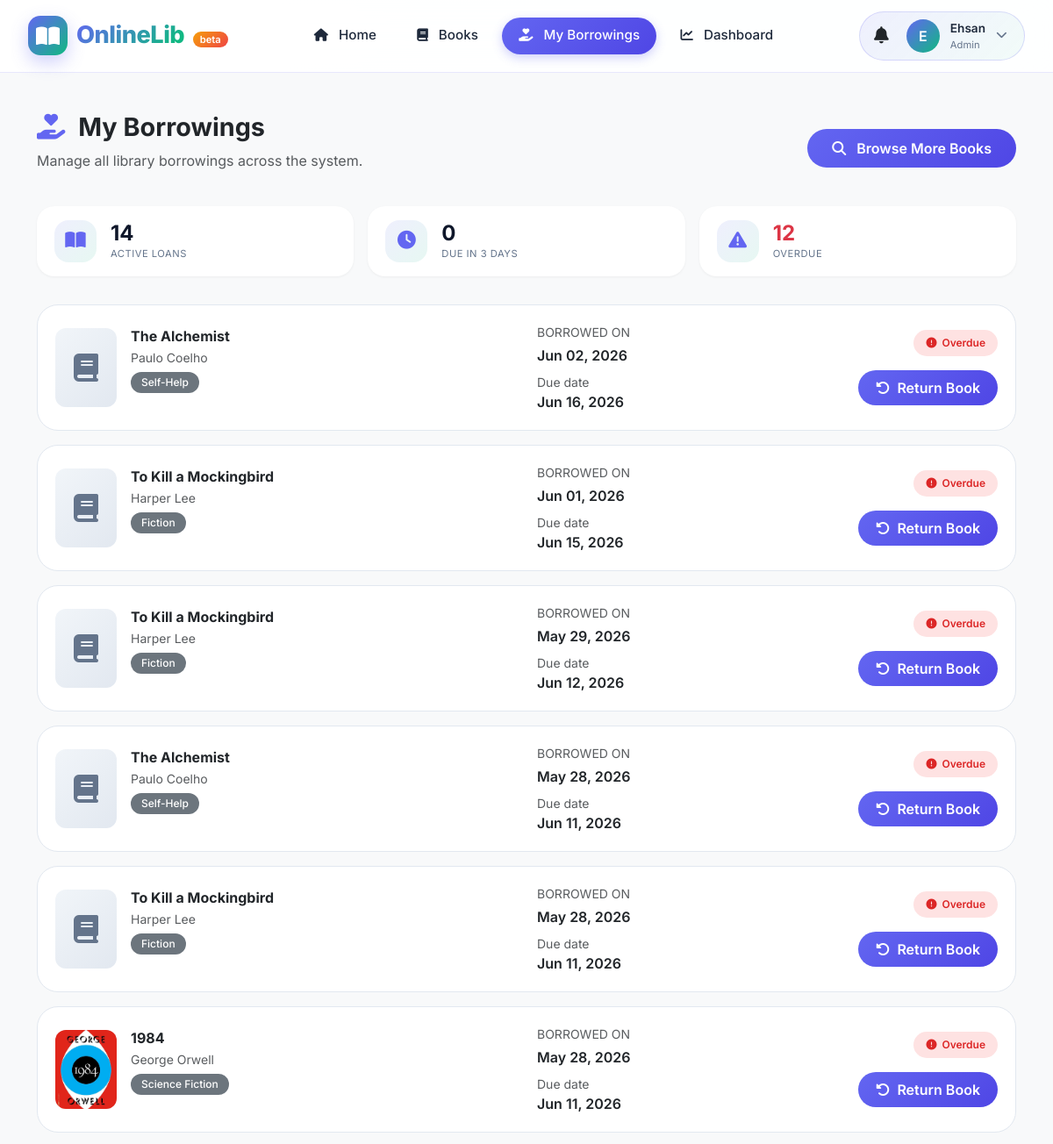
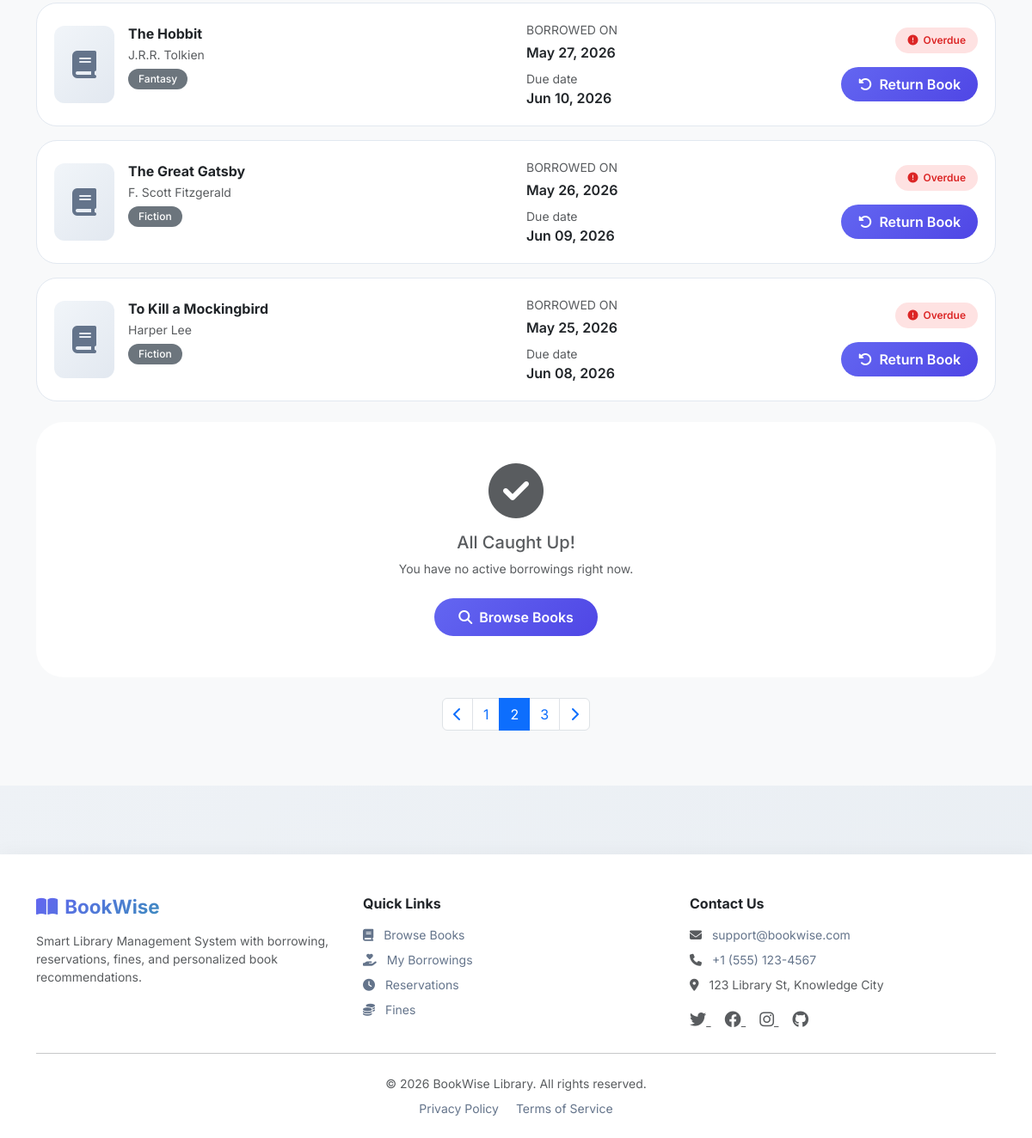
The app's page /borrowing/?page=2 (signed in) with its own data (2 pictures, top to bottom).
### accounts/models.py (models this page shows, shortened)
class CustomUser(AbstractUser):
    class Role(models.TextChoices):
        ADMIN = "ADMIN", _("Admin")
        MEMBER = "MEMBER", _("Member")
    email = models.EmailField(_("email address"), unique=True)
    role = models.CharField(
        _("role"),
        max_length=10,
        choices=Role.choices,
        default=Role.MEMBER,
    )
    objects = CustomUserManager()
    USERNAME_FIELD = "username"
    REQUIRED_FIELDS = ["email"]
    class Meta:
        verbose_name = _("user")
        verbose_name_plural = _("users")

### borrowing/models.py (models this page shows, shortened)
class Borrow(models.Model):
    class StatusChoices(models.TextChoices):
        BORROWED = "BORROWED", "Borrowed"
        RETURNED = "RETURNED", "Returned"
    user = models.ForeignKey(
        settings.AUTH_USER_MODEL,
        on_delete=models.CASCADE,
        related_name="borrowings",
    )
    book = models.ForeignKey(
        Book,
        on_delete=models.CASCADE,
        related_name="borrowings",
    )
    borrow_date = models.DateTimeField(default=timezone.now)
    due_date = models.DateTimeField()
    return_date = models.DateTimeField(null=True, blank=True)
    status = models.CharField(
        max_length=10,
        choices=StatusChoices.choices,
        default=StatusChoices.BORROWED,
    )
    class Meta:
        ordering = ["-borrow_date"]

### books/models.py (models this page shows, shortened)
class Book(models.Model):
    title = models.CharField(max_length=255)
    author = models.CharField(max_length=255)
    genre = models.CharField(max_length=100)
    description = models.TextField(blank=True)
    publish_year = models.PositiveIntegerField()
    isbn = models.CharField(max_length=20, unique=True)
    total_copies = models.PositiveIntegerField(default=1)
    available_copies = models.PositiveIntegerField(default=1)
    cover_image = models.ImageField(upload_to="book_covers/", blank=True)
    def __init__(self, *args, **kwargs):
        available_copies_was_provided = "available_copies" in kwargs
        super().__init__(*args, **kwargs)
        self._available_copies_was_provided = available_copies_was_provided
    def __setattr__(self, name, value):
        if name == "available_copies" and "_available_copies_was_provided" in self.__dict__:
            self.__dict__["_available_copies_was_provided"] = True
        super().__setattr__(name, value)
    class Meta:
        ordering = ["title"]
        verbose_name = "book"
        verbose_name_plural = "books"

### borrowing/views.py (the view)
# urls.py: path("", BorrowListView.as_view(), name="borrow_list"),
class BorrowListView(LoginRequiredMixin, ListView):
    model = Borrow
    template_name = "borrowing/borrow_list.html"
    context_object_name = "borrowings"
    paginate_by = 10
    def get_queryset(self):
        user = self.request.user
        qs = Borrow.objects.select_related("book", "user")
        if user.is_superuser or getattr(user, "role", None) == "ADMIN" or user.has_perm("borrowing.manage_borrowings"):
            return qs.all().order_by('-borrow_date')
        return qs.filter(user=user).order_by('-borrow_date')
    def get_context_data(self, **kwargs):
        context = super().get_context_data(**kwargs)
        user = self.request.user
        if user.is_superuser or getattr(user, "role", None) == "ADMIN" or user.has_perm("borrowing.manage_borrowings"):
            all_borrowings = Borrow.objects.all()
        else:
            all_borrowings = Borrow.objects.filter(user=user)
        now = timezone.now()
        context['total_active'] = all_borrowings.filter(
            status=Borrow.StatusChoices.BORROWED
        ).count()
        three_days_later = now + timezone.timedelta(days=3)
        context['due_soon_count'] = all_borrowings.filter(
            status=Borrow.StatusChoices.BORROWED,
            due_date__gte=now,
            due_date__lte=three_days_later
        ).count()
        context['overdue_count'] = all_borrowings.filter(
            status=Borrow.StatusChoices.BORROWED,
            due_date__lt=now
        ).count()
        context['now'] = now
        context['is_admin'] = user.is_superuser or getattr(user, "role", None) == "ADMIN"
        return context

### borrowing/templates/borrowing/borrow_list.html (shortened to what this page needs)
{% extends "base.html" %}
{% load static %}
{% block content %}
<section class="py-4 py-md-5 bg-light min-vh-100">
    <div class="container">
        <div class="d-flex flex-column flex-md-row justify-content-between align-items-md-center mb-4">
            <div>
                <h1 class="fw-bold mb-2" style="font-size: 1.8rem;">
                    <i class="fas fa-hand-holding-heart me-2" style="color: var(--primary);"></i>
                    My Borrowings
                </h1>
                <p class="text-muted">
                    {% if user.role == 'ADMIN' or user.is_superuser %}
                        Manage all library borrowings across the system.
                    {% else %}
                        Track your active book loans and manage returns.
                    {% endif %}
                </p>
            </div>
            <a href="{% url 'books:book_list' %}" class="btn btn-primary mt-3 mt-md-0">
                <i class="fas fa-search me-2"></i> Browse More Books
            </a>
        </div>
        <div class="borrow-stats-grid">
            <div class="stat-badge">
                <div class="stat-badge-icon">
                    <i class="fas fa-book-open"></i>
                </div>
                <div class="stat-badge-info">
                    <h4>{{ total_active|default:"0" }}</h4>
                    <p>Active Loans</p>
                </div>
            </div>
            <div class="stat-badge">
                <div class="stat-badge-icon">
                    <i class="fas fa-clock"></i>
                </div>
                <div class="stat-badge-info">
                    <h4>{{ due_soon_count|default:"0" }}</h4>
                    <p>Due in 3 Days</p>
                </div>
            </div>
            <div class="stat-badge">
                <div class="stat-badge-icon">
                    <i class="fas fa-exclamation-triangle"></i>
                </div>
                <div class="stat-badge-info">
                    <h4 class="text-danger">{{ overdue_count|default:"0" }}</h4>
                    <p>Overdue</p>
                </div>
            </div>
        </div>
        {% if borrowings %}
            {% with has_active=False %}
                {% for borrow in borrowings %}
                    {% if borrow.status == 'BORROWED' %}
                        <div class="borrow-card">
                            <div class="row align-items-center">
                                <div class="col-12 col-md-6">
                                    <div class="d-flex gap-3">
                                        <div class="book-cover-mini flex-shrink-0">
                                            {% if borrow.book.cover_image %}
                                                <img src="{{ borrow.book.cover_image.url }}" alt="{{ borrow.book.title }}">
                                            {% else %}
                                                <i class="fas fa-book"></i>
                                            {% endif %}
                                        </div>
                                        <div>
                                            <h6 class="fw-bold mb-1">{{ borrow.book.title }}</h6>
                                            <p class="small text-muted mb-1">{{ borrow.book.author }}</p>
                                            <span class="badge bg-secondary">{{ borrow.book.genre }}</span>
                                        </div>
                                    </div>
                                </div>
                                <div class="col-6 col-md-3 mt-3 mt-md-0">
                                    <div class="small text-muted text-uppercase mb-1">Borrowed on</div>
                                    <div class="fw-semibold">{{ borrow.borrow_date|date:"M d, Y" }}</div>
                                    <div class="small text-muted mt-2">Due date</div>
                                    <div class="fw-semibold">{{ borrow.due_date|date:"M d, Y" }}</div>
                                </div>
                                <div class="col-6 col-md-3 mt-3 mt-md-0 text-md-end">
                                    <div class="mb-3">
                                        {% if borrow.due_date < now %}
                                            <span class="status-badge" style="background: #fee2e2; color: #dc2626;">
                                                <i class="fas fa-exclamation-circle"></i> Overdue
                                            </span>
                                        {% else %}
                                            <span class="status-badge status-borrowed">
                                                <i class="fas fa-book"></i> Borrowed
                                            </span>
                                        {% endif %}
                                    </div>
                                    <form method="post" action="{% url 'borrowing:return_book' borrow.pk %}" class="d-inline">
                                        <button type="submit" class="btn btn-primary return-btn"
                                                onclick="return confirm('Are you sure you want to return this book?')">
                                            <i class="fas fa-undo-alt me-1"></i> Return Book
                                        </button>
                                    </form>
                                </div>
                            </div>
                        </div>
                    {% endif %}
                {% endfor %}
                {% if not has_active %}
                    <div class="empty-state-card mt-4">
                        <i class="fas fa-check-circle fa-4x text-muted mb-3"></i>
                        <h5 class="text-muted">All Caught Up!</h5>
                        <p class="text-muted small">You have no active borrowings right now.</p>
                        <a href="{% url 'books:book_list' %}" class="btn btn-primary mt-2">
                            <i class="fas fa-search me-1"></i> Browse Books
                        </a>
                    </div>
                {% endif %}
            {% endwith %}
        {% endif %}
        {% if is_paginated %}
            <nav class="mt-4">
                <ul class="pagination justify-content-center">
                    {% if page_obj.has_previous %}
                        <li class="page-item">
                            <a class="page-link" href="?page={{ page_obj.previous_page_number }}">
                                <i class="fas fa-chevron-left"></i>
                            </a>
                        </li>
                    {% endif %}
                    {% for num in page_obj.paginator.page_range %}
                        {% if num > page_obj.number|add:'-3' and num < page_obj.number|add:'3' %}
                            <li class="page-item {% if num == page_obj.number %}active{% endif %}">
                                <a class="page-link" href="?page={{ num }}">{{ num }}</a>
                            </li>
                        {% endif %}
                    {% endfor %}
                    {% if page_obj.has_next %}
                        <li class="page-item">
                            <a class="page-link" href="?page={{ page_obj.next_page_number }}">
                                <i class="fas fa-chevron-right"></i>
                            </a>
                        </li>
                    {% endif %}
                </ul>
            </nav>
        {% endif %}
    </div>
</section>
{% endblock %}

### templates/navbar.html (shortened to what this page needs)
{% load static %}
<header class="modern-header" id="modernHeader">
    <div class="header-container">
        <a href="{% url 'dashboard:home' %}" class="logo">
            <div class="logo-icon">
                <i class="fas fa-book-open"></i>
            </div>
            <div>
                <span class="logo-text">OnlineLib</span>
                <span class="logo-badge">beta</span>
            </div>
        </a>
        <div class="nav-menu" id="navMenu">
            <a href="{% url 'dashboard:home' %}" class="nav-link-custom" data-nav="home">
                <i class="fas fa-home"></i> Home
            </a>
            <a href="{% url 'books:book_list' %}" class="nav-link-custom" data-nav="books">
                <i class="fas fa-book"></i> Books
            </a>
            {% if user.is_authenticated %}
            <a href="{% url 'borrowing:borrow_list' %}" class="nav-link-custom" data-nav="borrowings">
                <i class="fas fa-hand-holding-heart"></i> My Borrowings
            </a>
            <a href="{% url 'dashboard:user-dashboard' %}" class="nav-link-custom" data-nav="dashboard">
                <i class="fas fa-chart-line"></i> Dashboard
            </a>
            {% endif %}
        </div>
        <div>
            {% if user.is_authenticated %}
            <div class="user-dropdown" id="userDropdown">
                <div class="user-btn" id="userBtn">
                    <a href="{% url 'notif:list' %}"
                       class="text-decoration-none me-2"
                       style="color: inherit; position: relative;"
                       onclick="event.stopPropagation();">
                        <i class="fas fa-bell" style="font-size: 1.2rem;"></i>
                    </a>
                    <div class="user-avatar">
                        {{ user.username|first|upper }}
                    </div>
                    <div class="user-info">
                        <div class="user-name">{{ user.get_full_name|default:user.username|truncatechars:12 }}</div>
                        <div class="user-role">{{ user.get_role_display }}</div>
                    </div>
                    <i class="fas fa-chevron-down dropdown-icon"></i>
                </div>
            </div>
            {% endif %}
        </div>
    </div>
</header>

### records on screen
CustomUser: username|first "E", get_full_name "Ehsan", role "Admin"
Borrow: book "The Alchemist", book.author "Paulo Coelho", book.genre "Self-Help", borrow_date "Jun 02, 2026", due_date "Jun 16, 2026", shows "Overdue"
Borrow: book "To Kill a Mockingbird", book.author "Harper Lee", book.genre "Fiction", borrow_date "Jun 01, 2026", due_date "Jun 15, 2026", shows "Overdue"
Borrow: book "To Kill a Mockingbird", book.author "Harper Lee", book.genre "Fiction", borrow_date "May 29, 2026", due_date "Jun 12, 2026", shows "Overdue"
Borrow: book "The Alchemist", book.author "Paulo Coelho", book.genre "Self-Help", borrow_date "May 28, 2026", due_date "Jun 11, 2026", shows "Overdue"
Borrow: book "To Kill a Mockingbird", book.author "Harper Lee", book.genre "Fiction", borrow_date "May 28, 2026", due_date "Jun 11, 2026", shows "Overdue"
Borrow: book.cover_image (picture), book "1984", book.author "George Orwell", book.genre "Science Fiction", borrow_date "May 28, 2026", due_date "Jun 11, 2026", shows "Overdue"
Borrow: book "The Hobbit", book.author "J.R.R. Tolkien", book.genre "Fantasy", borrow_date "May 27, 2026", due_date "Jun 10, 2026", shows "Overdue"
Borrow: book "The Great Gatsby", book.author "F. Scott Fitzgerald", book.genre "Fiction", borrow_date "May 26, 2026", due_date "Jun 09, 2026", shows "Overdue"
Borrow: book "To Kill a Mockingbird", book.author "Harper Lee", book.genre "Fiction", borrow_date "May 25, 2026", due_date "Jun 08, 2026", shows "Overdue"

### other values on screen
{{ total_active|default:"0" }} "14"
{{ due_soon_count|default:"0" }} "0"
{{ overdue_count|default:"0" }} "12"
{{ num }} "1" "2" "3"
